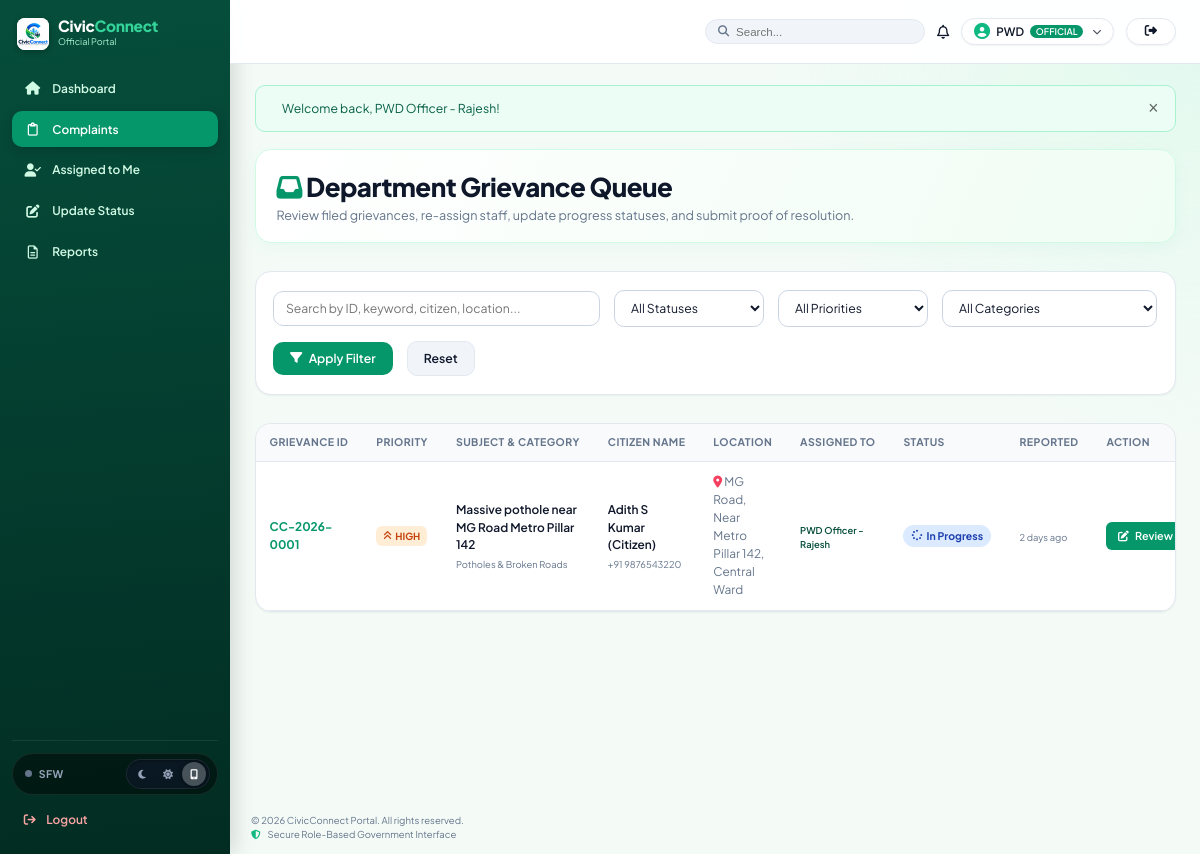
Page /official/complaints.php (signed in) on the committed database.
### tables this page shows
CREATE TABLE IF NOT EXISTS `complaints` (
    `id` INT AUTO_INCREMENT PRIMARY KEY,
    `complaint_uid` VARCHAR(30) UNIQUE NOT NULL,
    `citizen_id` INT NOT NULL,
    `category_id` INT NOT NULL,
    `department_id` INT NOT NULL,
    `title` VARCHAR(200) NOT NULL,
    `description` TEXT NOT NULL,
    `image` VARCHAR(255) DEFAULT NULL,
    `location` VARCHAR(255) NOT NULL,
    `latitude` DECIMAL(10, 8) DEFAULT NULL,
    `longitude` DECIMAL(11, 8) DEFAULT NULL,
    `status` ENUM('Pending', 'In Progress', 'Resolved', 'Rejected') DEFAULT 'Pending',
    `priority` ENUM('Low', 'Medium', 'High', 'Urgent') DEFAULT 'Medium',
    `assigned_to` INT DEFAULT NULL,
    `resolution_remarks` TEXT DEFAULT NULL,
    `resolution_image` VARCHAR(255) DEFAULT NULL,
    `resolved_at` TIMESTAMP NULL DEFAULT NULL,
    `created_at` TIMESTAMP DEFAULT CURRENT_TIMESTAMP,
    `updated_at` TIMESTAMP DEFAULT CURRENT_TIMESTAMP ON UPDATE CURRENT_TIMESTAMP,
    CONSTRAINT `fk_complaint_citizen` FOREIGN KEY (`citizen_id`) REFERENCES `users` (`id`) ON DELETE CASCADE,
    CONSTRAINT `fk_complaint_category` FOREIGN KEY (`category_id`) REFERENCES `categories` (`id`) ON DELETE RESTRICT,
    CONSTRAINT `fk_complaint_department` FOREIGN KEY (`department_id`) REFERENCES `departments` (`id`) ON DELETE RESTRICT,
    CONSTRAINT `fk_complaint_official` FOREIGN KEY (`assigned_to`) REFERENCES `users` (`id`) ON DELETE SET NULL
);

CREATE TABLE IF NOT EXISTS `users` (
    `id` INT AUTO_INCREMENT PRIMARY KEY,
    `name` VARCHAR(100) NOT NULL,
    `email` VARCHAR(150) NOT NULL UNIQUE,
    `password` VARCHAR(255) NOT NULL,
    `phone` VARCHAR(20) DEFAULT NULL,
    `role` ENUM('citizen', 'official', 'admin') NOT NULL DEFAULT 'citizen',
    `department_id` INT DEFAULT NULL,
    `status` ENUM('active', 'inactive') DEFAULT 'active',
    `created_at` TIMESTAMP DEFAULT CURRENT_TIMESTAMP,
    CONSTRAINT `fk_user_department` FOREIGN KEY (`department_id`) REFERENCES `departments` (`id`) ON DELETE SET NULL
);

CREATE TABLE IF NOT EXISTS `categories` (
    `id` INT AUTO_INCREMENT PRIMARY KEY,
    `name` VARCHAR(100) NOT NULL,
    `department_id` INT NOT NULL,
    `description` VARCHAR(255) DEFAULT NULL,
    `sla_days` INT DEFAULT 3,
    `icon` VARCHAR(50) DEFAULT 'alert-circle',
    `created_at` TIMESTAMP DEFAULT CURRENT_TIMESTAMP,
    CONSTRAINT `fk_category_department` FOREIGN KEY (`department_id`) REFERENCES `departments` (`id`) ON DELETE CASCADE
);

### official/complaints.php (the view, shortened to what the rows shown need)
<?php
require_once __DIR__ . '/../includes/auth.php';
require_once __DIR__ . '/../includes/functions.php';
$user = currentUser();
$db = getDB();
$deptId = $user['department_id'];
$query = "
    SELECT c.*,
           cat.name as category_name,
           u.name as citizen_name, u.phone as citizen_phone,
           d.name as department_name, d.code as department_code,
           officer.name as assigned_officer_name
    FROM complaints c
    JOIN categories cat ON c.category_id = cat.id
    JOIN users u ON c.citizen_id = u.id
    JOIN departments d ON c.department_id = d.id
    LEFT JOIN users officer ON c.assigned_to = officer.id
    WHERE 1=1
";
$params = [];
if ($deptId) {
    $query .= " AND c.department_id = ?";
    $params[] = $deptId;
}
$query .= " ORDER BY FIELD(c.status, 'Pending', 'In Progress', 'Resolved', 'Rejected'), c.created_at DESC";
$stmt = $db->prepare($query);
$stmt->execute($params);
$complaints = $stmt->fetchAll();
require_once __DIR__ . '/../includes/header.php';
?>
<div class="main-content">
    <div class="portal-header-banner">
        <div>
            <h1 class="portal-header-title">
                <i class="fa-solid fa-inbox" style="color: var(--primary);"></i> Department Grievance Queue
            </h1>
        </div>
    </div>
    <div class="card">
        <div class="card-body" style="padding: 0;">
            <?php if (empty($complaints)): ?>
                <div style="padding: 4rem 2rem; text-align: center; color: var(--text-muted);">
                    <i class="fa-regular fa-clipboard" style="font-size: 3rem; margin-bottom: 1rem; color: var(--text-subtle);"></i>
                    <h3>No complaints found matching this criteria</h3>
                    <p style="margin-top: 0.5rem;">There are currently no active grievances waiting in this queue view.</p>
                </div>
            <?php else: ?>
                <div class="table-responsive">
                    <table class="table">
                        <thead>
                            <tr>
                                <th>Grievance ID</th>
                                <th>Priority</th>
                                <th>Subject & Category</th>
                                <th>Citizen Name</th>
                                <th>Location</th>
                                <th>Assigned To</th>
                                <th>Status</th>
                                <th>Reported</th>
                                <th>Action</th>
                            </tr>
                        </thead>
                        <tbody>
                            <?php foreach ($complaints as $c): ?>
                                <tr>
                                    <td>
                                        <a href="<?= APP_URL ?>/official/complaint_details.php?id=<?= $c['id'] ?>" style="font-weight: 700;">
                                            <?= htmlspecialchars($c['complaint_uid']) ?>
                                        </a>
                                    </td>
                                    <td><?= getPriorityBadge($c['priority']) ?></td>
                                    <td>
                                        <div style="font-weight: 600; color: var(--secondary); max-width: 250px;">
                                            <?= htmlspecialchars($c['title']) ?>
                                        </div>
                                        <small style="color: var(--text-muted);"><?= htmlspecialchars($c['category_name']) ?></small>
                                    </td>
                                    <td>
                                        <div style="font-weight: 600;"><?= htmlspecialchars($c['citizen_name']) ?></div>
                                        <small style="color: var(--text-muted);"><?= htmlspecialchars($c['citizen_phone'] ?? 'N/A') ?></small>
                                    </td>
                                    <td style="max-width: 170px; font-size: 0.85rem; color: var(--text-muted);">
                                        <i class="fa-solid fa-location-dot" style="color: var(--accent-rose);"></i> <?= htmlspecialchars($c['location']) ?>
                                    </td>
                                    <td>
                                        <small style="font-weight: 600; color: var(--primary-dark);">
                                            <?= htmlspecialchars($c['assigned_officer_name'] ?? 'Unassigned') ?>
                                        </small>
                                    </td>
                                    <td><?= getStatusBadge($c['status']) ?></td>
                                    <td><small style="color: var(--text-muted);"><?= timeAgo($c['created_at']) ?></small></td>
                                    <td>
                                        <a href="<?= APP_URL ?>/official/complaint_details.php?id=<?= $c['id'] ?>" class="btn btn-primary btn-sm">
                                            <i class="fa-solid fa-pen-to-square"></i> Review
                                        </a>
                                    </td>
                                </tr>
                            <?php endforeach; ?>
                        </tbody>
                    </table>
                </div>
            <?php endif; ?>
        </div>
    </div>
</div>
<?php require_once __DIR__ . '/../includes/footer.php'; ?>

### includes/header.php (shortened to what the rows shown need)
<?php
require_once __DIR__ . '/auth.php';
require_once __DIR__ . '/functions.php';
$user = currentUser();
$unreadCount = $user ? getUnreadNotificationsCount($user['id']) : 0;
$currentPage = basename($_SERVER['PHP_SELF']);
$isHomePage = ($currentPage === 'index.php');
?>
<!DOCTYPE html>
<html lang="en">
<head>
    <link rel="stylesheet" href="https://cdnjs.cloudflare.com/ajax/libs/font-awesome/6.4.2/css/all.min.css">
    <link rel="stylesheet" href="https://unpkg.com/leaflet@1.9.4/dist/leaflet.css" />
    <link rel="stylesheet" href="<?= APP_URL ?>/assets/css/style.css?v=<?= filemtime(__DIR__ . '/../assets/css/style.css') ?>">
</head>
<body class="<?= $isHomePage ? 'landing-page' : 'portal-page' ?><?= $user ? ' is-authenticated' : ' is-guest' ?>">
<?php if (!$isHomePage): ?>
<header class="navbar">
    <div class="nav-inner">
        <div class="nav-actions">
            <?php if ($user): ?>
                <label class="top-search" aria-label="Search">
                    <i class="fa-solid fa-magnifying-glass"></i>
                    <input type="search" placeholder="Search...">
                </label>
                <span class="top-notification" title="<?= $unreadCount ?> unread notifications">
                    <i class="fa-regular fa-bell"></i>
                </span>
                <div class="user-profile-menu-container">
                    <button type="button" class="user-pill" id="userProfileToggle" aria-haspopup="true" aria-expanded="false" title="Click to reveal dashboard navigation">
                        <i class="fa-solid fa-user-circle" style="font-size: 1.15rem; color: #10b981;"></i>
                        <span><?= htmlspecialchars(explode(' ', $user['name'])[0]) ?></span>
                        <span class="user-role-tag"><?= htmlspecialchars($user['role']) ?></span>
                        <i class="fa-solid fa-chevron-down profile-chevron" style="font-size: 0.65rem; margin-left: 0.2rem; opacity: 0.75;"></i>
                    </button>
                </div>
                <a href="<?= APP_URL ?>/logout.php" class="btn btn-glass btn-sm" title="Log Out">
                    <i class="fa-solid fa-right-from-bracket"></i>
                </a>
            <?php endif; ?>
        </div>
    </div>
</header>
<?php endif; ?>

### includes/functions.php (shortened to what the rows shown need)
<?php
function getStatusBadge(string $status): string {
    $statusLower = strtolower($status);
    $map = [
        'pending' => ['bg' => 'badge-pending', 'icon' => 'fa-regular fa-clock', 'text' => 'Pending Review'],
        'in progress' => ['bg' => 'badge-progress', 'icon' => 'fa-solid fa-spinner fa-spin-pulse', 'text' => 'In Progress'],
        'resolved' => ['bg' => 'badge-resolved', 'icon' => 'fa-solid fa-circle-check', 'text' => 'Resolved'],
        'rejected' => ['bg' => 'badge-rejected', 'icon' => 'fa-solid fa-circle-xmark', 'text' => 'Rejected'],
    ];
    $cfg = $map[$statusLower] ?? ['bg' => 'badge-secondary', 'icon' => 'fa-solid fa-tag', 'text' => $status];
    return "<span class='badge {$cfg['bg']}'><i class='{$cfg['icon']}'></i> " . htmlspecialchars($cfg['text']) . "</span>";
}
function getPriorityBadge(string $priority): string {
    $pLower = strtolower($priority);
    $map = [
        'urgent' => ['class' => 'priority-urgent', 'icon' => 'fa-solid fa-bolt'],
        'high' => ['class' => 'priority-high', 'icon' => 'fa-solid fa-angles-up'],
        'medium' => ['class' => 'priority-medium', 'icon' => 'fa-solid fa-angle-up'],
        'low' => ['class' => 'priority-low', 'icon' => 'fa-solid fa-angle-down'],
    ];
    $cfg = $map[$pLower] ?? ['class' => 'priority-low', 'icon' => 'fa-solid fa-minus'];
    return "<span class='priority-tag {$cfg['class']}'><i class='{$cfg['icon']}'></i> " . htmlspecialchars($priority) . "</span>";
}
function timeAgo(?string $datetime): string {
    $time = strtotime($datetime);
    $diff = time() - $time;
    if ($diff < 604800) return floor($diff / 86400) . ' days ago';
    return date('M d, Y', $time);
}
function getUnreadNotificationsCount(int $userId): int {
    $db = getDB();
    $stmt = $db->prepare("SELECT COUNT(*) as unread FROM notifications WHERE user_id = ? AND is_read = 0");
    $stmt->execute([$userId]);
    return (int)($stmt->fetch()['unread'] ?? 0);
}

### rows in the picture
complaints: assigned_to.name "PWD", complaint_uid "CC-2026-0001", priority "HIGH", title "Massive pothole near MG Road Metro Pillar 142", category.name "Potholes & Broken Roads", citizen.name "Adith S Kumar (Citizen)", citizen.phone "+91 9876543220", location "MG Road, Near Metro Pillar 142, Central Ward", assigned_to.name "PWD Officer - Rajesh", status "In Progress", created_at "2 days ago"

### other values in the picture
$user['role'] "OFFICIAL"
$user['role'] "Official"
$flash['message'] "Welcome back, PWD Officer - Rajesh!"
